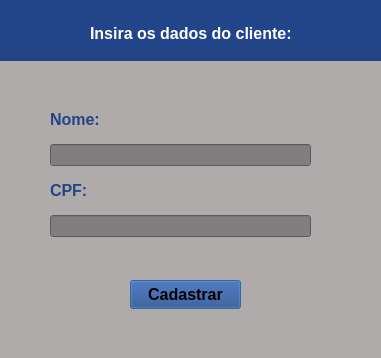
<?xml version="1.0" encoding="UTF-8"?>
<ui version="4.0">
 <class>cadastro_cliente</class>
 <widget class="QDialog" name="cadastro_cliente">
  <property name="geometry">
   <rect>
    <x>0</x>
    <y>0</y>
    <width>381</width>
    <height>358</height>
   </rect>
  </property>
  <property name="minimumSize">
   <size>
    <width>381</width>
    <height>358</height>
   </size>
  </property>
  <property name="maximumSize">
   <size>
    <width>381</width>
    <height>358</height>
   </size>
  </property>
  <property name="windowTitle">
   <string>Cadastrar Cliente</string>
  </property>
  <property name="styleSheet">
   <string notr="true">background-color:#b0abab</string>
  </property>
  <widget class="QPushButton" name="btn_cadastrar_cliente">
   <property name="geometry">
    <rect>
     <x>130</x>
     <y>280</y>
     <width>111</width>
     <height>29</height>
    </rect>
   </property>
   <property name="font">
    <font>
     <pointsize>12</pointsize>
     <bold>true</bold>
    </font>
   </property>
   <property name="styleSheet">
    <string notr="true">background-color: #248;
</string>
   </property>
   <property name="text">
    <string>Cadastrar</string>
   </property>
  </widget>
  <widget class="QWidget" name="layoutWidget">
   <property name="geometry">
    <rect>
     <x>50</x>
     <y>100</y>
     <width>261</width>
     <height>137</height>
    </rect>
   </property>
   <layout class="QVBoxLayout" name="verticalLayout_3">
    <item>
     <layout class="QVBoxLayout" name="verticalLayout">
      <item>
       <widget class="QLabel" name="label_nome">
        <property name="font">
         <font>
          <pointsize>12</pointsize>
          <bold>true</bold>
         </font>
        </property>
        <property name="styleSheet">
         <string notr="true">color: #248;</string>
        </property>
        <property name="text">
         <string>Nome:</string>
        </property>
       </widget>
      </item>
      <item>
       <widget class="QLineEdit" name="line_nome_ccliente">
        <property name="styleSheet">
         <string notr="true">background:#807e7e</string>
        </property>
       </widget>
      </item>
     </layout>
    </item>
    <item>
     <layout class="QVBoxLayout" name="verticalLayout_2">
      <item>
       <widget class="QLabel" name="label_cpf">
        <property name="font">
         <font>
          <pointsize>12</pointsize>
          <bold>true</bold>
         </font>
        </property>
        <property name="styleSheet">
         <string notr="true">color: #248;</string>
        </property>
        <property name="text">
         <string>CPF:</string>
        </property>
       </widget>
      </item>
      <item>
       <widget class="QLineEdit" name="line_cpf_ccliente">
        <property name="styleSheet">
         <string notr="true">background:#807e7e</string>
        </property>
       </widget>
      </item>
     </layout>
    </item>
   </layout>
  </widget>
  <widget class="QWidget" name="widget_2" native="true">
   <property name="geometry">
    <rect>
     <x>0</x>
     <y>0</y>
     <width>391</width>
     <height>61</height>
    </rect>
   </property>
   <property name="styleSheet">
    <string notr="true">background:#248; 
color: #ffffff;</string>
   </property>
   <widget class="QLabel" name="label_insdadosclnt">
    <property name="geometry">
     <rect>
      <x>90</x>
      <y>20</y>
      <width>246</width>
      <height>27</height>
     </rect>
    </property>
    <property name="font">
     <font>
      <pointsize>12</pointsize>
      <bold>true</bold>
     </font>
    </property>
    <property name="styleSheet">
     <string notr="true">color: #white;</string>
    </property>
    <property name="text">
     <string>Insira os dados do cliente:</string>
    </property>
   </widget>
  </widget>
 </widget>
 <resources/>
 <connections/>
</ui>
